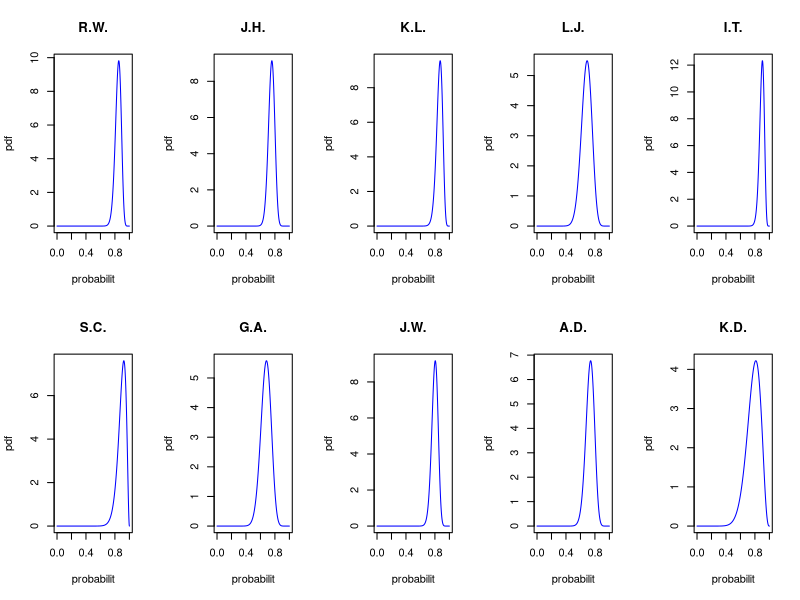
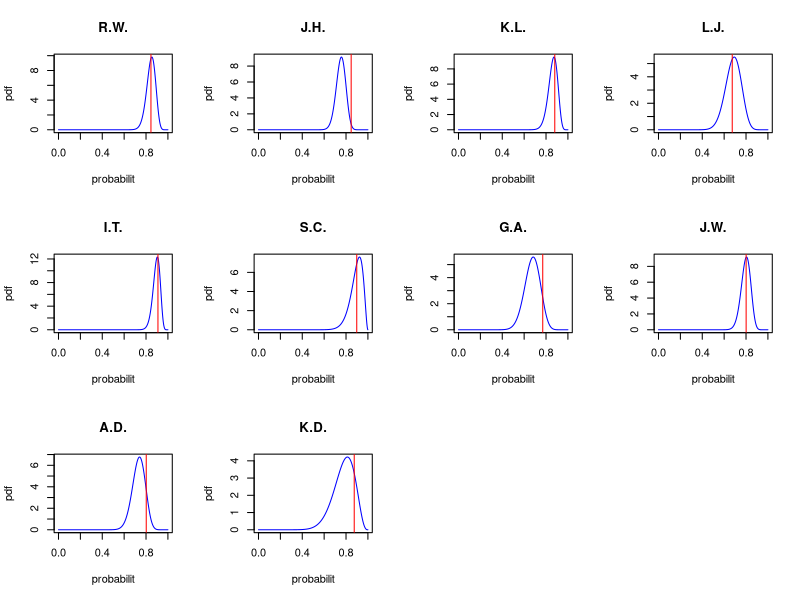

These charts were generated, in order, by the following R code:
## ---- chunk 1
ptheta   = c(.05,.05,.8,.05,.05);
theta    = c(0.3,0.4,0.5,0.6,0.7);
px3theta = 5*4*theta^3*(1-theta)^2*ptheta;
px3      = 5*4*sum(theta^3*(1-theta)^2*ptheta);
pthetax3 = px3theta/px3
## ---- chunk 2
print(pthetax3)
## ---- chunk 3
Ethetax3 = sum(pthetax3*theta);
print(Ethetax3)
## ---- chunk 4
px6      = choose(7,6) *sum(theta^6*(1-theta)*pthetax3);
pthetax6 = choose(7,6) *theta^6*(1-theta)*pthetax3/px6;
pthetax6
## ---- chunk 5
theta2  = c(0,0.125,0.25,0.375,.5,.625,.750,0.875,1);
ptheta2 = c(.001,.001,.95,.008,.008,.008,.008,.008,.008);
sum(ptheta2[6:9])
## ---- chunk 6
px7     = sum(dbinom(7,size=10,prob = theta2)*ptheta2);
print(px7)
## ---- chunk 7
px6_2   = sum(dbinom(6,size=10,prob=theta2)*ptheta2);
ptheta2x6 = dbinom(6,size=10,prob=theta2)*ptheta2/px6_2;
print(sum(ptheta2x6[6:9]))
## ---- chunk 8
pthetal25 = pbeta(1,15,20)-pbeta(0.25,15,20);
print(pthetal25)
## ---- chunk 9
post_samples = rbeta(10000,15,20);
pred_samples = sapply(post_samples,rbinom,size=20,n=1);
sum(pred_samples>5)/length(pred_samples)
## ---- chunk 10
makes = c(64,72,55,27,75,24,28,66,40,13);
attem = c(75,95,63,39,83,26,41,82,54,16);
names = c('R.W.','J.H.','K.L.','L.J.','I.T.','S.C.','G.A.','J.W.','A.D.','K.D.')
par(mfrow=c(2,5));
x_lst = seq(0,1,0.0025);
for(i in 1:10){
y_lst = dbeta(x_lst,(1+makes[i]),(1+attem[i]-makes[i]));
plot(x_lst,y_lst,main=names[i],xlab = 'probabilit',ylab = 'pdf',type="l",col = 'blue')
plot.new
}
## ---- chunk 11
a =1;
b =1;
data0     = matrix(NA,11,7);
post_mean = (a+makes)/(a+b+attem); 
CI    = c(.05,.25,.5,.75,.95);
data0[1,] = c('name quantile',CI,'mean');
for (i in 2:11){
  i = i-1;
  data0[i+1,] = c(names[i],qbeta(CI,a+makes[i],1+attem[i]-makes[i]),post_mean[i])
}
table0 = data.frame(data0);
table0
## ---- chunk 12
op = c(.845,.847,.880,.674,.909,.898,.77,.801,.802,.875);
makes = c(64,72,55,27,75,24,28,66,40,13);
attem = c(75,95,63,39,83,26,41,82,54,16);
names = c('R.W.','J.H.','K.L.','L.J.','I.T.','S.C.','G.A.','J.W.','A.D.','K.D.')
par(mfrow=c(3,4));
x_lst = seq(0,1,0.0025);
for(i in 1:10){
y_lst = dbeta(x_lst,(1+makes[i]),(1+attem[i]-makes[i]));
plot(x_lst,y_lst,main=names[i],xlab = 'probabilit',ylab = 'pdf',type="l",col = 'blue')
abline(v=op[i],col="red")
plot.new
}

## ---- chunk 13


lar = c(0)
for(i in 1:10){
  lar[i] = 1-pbeta(op[i],(1+makes[i]),(1+attem[i]-makes[i]))
}

data1     = matrix(NA,10,2);

for (i in 1:10){
  data1[i,] = c(names[i],lar[i])
}
table1 = data.frame(data1)
table1

